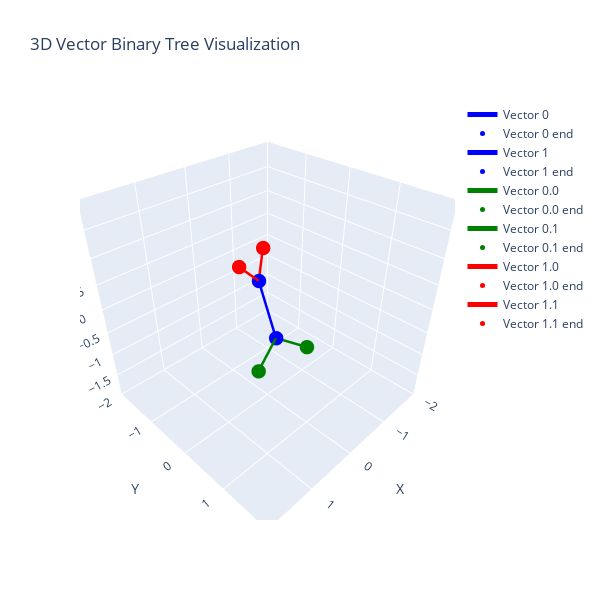

Notebook source saved alongside this figure:
### Code cell
import torch
import plotly.graph_objects as go
import numpy as np

# Assuming W_3d is your tensor with shape [3, 6]
# If you don't have this tensor, you can create a random one for testing:
# W_3d = torch.rand(3, 6)

# Convert the tensor to numpy for easier handling
W_3d_np = model_3_3.W.detach().cpu().numpy()[0, ...]
tree_list = tree_3.to_list()

# Create a figure
fig = go.Figure()

# Define colors for each level of the tree
colors = ['blue', 'green', 'red']

# Function to add a vector to the plot
def add_vector(start, end, name, color):
    fig.add_trace(go.Scatter3d(
        x=[start[0], end[0]],
        y=[start[1], end[1]],
        z=[start[2], end[2]],
        mode='lines',
        name=name,
        line=dict(width=5, color=color)
    ))
    fig.add_trace(go.Scatter3d(
        x=[end[0]],
        y=[end[1]],
        z=[end[2]],
        mode='markers',
        name=f'{name} end',
        marker=dict(size=5, color=color)
    ))

# Plot level 1 (parent nodes)
# for i in range(2):
for i in ["0", "1"]:
    start = np.zeros(3)
    end = W_3d_np[:, tree_list.index(i)]
    add_vector(start, end, f'Vector {i}', colors[0])

# Plot level 2 (children of node 0)
parent = W_3d_np[:, tree_list.index("0")]
for i in ["0.0", "0.1"]:
    start = parent
    end = parent + W_3d_np[:, tree_list.index(i)]
    add_vector(start, end, f'Vector {i}', colors[1])

# Plot level 3 (children of node 1)
parent = W_3d_np[:, tree_list.index("1")]
for i in ["1.0", "1.1"]:
    start = parent
    end = parent + W_3d_np[:, tree_list.index(i)]
    add_vector(start, end, f'Vector {i}', colors[2])

# Set layout
fig.update_layout(
    title='3D Vector Binary Tree Visualization',
    scene=dict(
        xaxis=dict(range=[-2, 2], title='X'),
        yaxis=dict(range=[-2, 2], title='Y'),
        zaxis=dict(range=[-2, 2], title='Z'),
        aspectmode='cube'
    ),
    # scene=dict(
    #     xaxis_title='X',
    #     yaxis_title='Y',
    #     zaxis_title='Z',
    #     aspectmode='cube'  # This ensures the 3D space is a cube
    # ),
    showlegend=True,
    width=600, height=600
)

# Show the plot
fig.show()

### Figure 1 — Plotly figure (JSON) as saved in the notebook; plotly's stock layout.template omitted (floating-point values rounded to 4 significant figures)
{"data": [{"line": {"color": "blue", "width": 5}, "mode": "lines", "name": "Vector 0", "type": "scatter3d", "x": [0, -0.002219], "y": [0, 0.2057], "z": [0, -0.4972]}, {"marker": {"color": "blue", "size": 5}, "mode": "markers", "name": "Vector 0 end", "type": "scatter3d", "x": [-0.002219], "y": [0.2057], "z": [-0.4972]}, {"line": {"color": "blue", "width": 5}, "mode": "lines", "name": "Vector 1", "type": "scatter3d", "x": [0, 0.001393], "y": [0, -0.2064], "z": [0, 0.4947]}, {"marker": {"color": "blue", "size": 5}, "mode": "markers", "name": "Vector 1 end", "type": "scatter3d", "x": [0.001393], "y": [-0.2064], "z": [0.4947]}, {"line": {"color": "green", "width": 5}, "mode": "lines", "name": "Vector 0.0", "type": "scatter3d", "x": [-0.002219, 0.4782], "y": [0.2057, 0.256], "z": [-0.4972, -0.9306]}, {"marker": {"color": "green", "size": 5}, "mode": "markers", "name": "Vector 0.0 end", "type": "scatter3d", "x": [0.4782], "y": [0.256], "z": [-0.9306]}, {"line": {"color": "green", "width": 5}, "mode": "lines", "name": "Vector 0.1", "type": "scatter3d", "x": [-0.002219, -0.515], "y": [0.2057, 0.4871], "z": [-0.4972, -0.8328]}, {"marker": {"color": "green", "size": 5}, "mode": "markers", "name": "Vector 0.1 end", "type": "scatter3d", "x": [-0.515], "y": [0.4871], "z": [-0.8328]}, {"line": {"color": "red", "width": 5}, "mode": "lines", "name": "Vector 1.0", "type": "scatter3d", "x": [0.001393, -0.4583], "y": [-0.2064, -0.5705], "z": [0.4947, 0.8049]}, {"marker": {"color": "red", "size": 5}, "mode": "markers", "name": "Vector 1.0 end", "type": "scatter3d", "x": [-0.4583], "y": [-0.5705], "z": [0.8049]}, {"line": {"color": "red", "width": 5}, "mode": "lines", "name": "Vector 1.1", "type": "scatter3d", "x": [0.001393, 0.456], "y": [-0.2064, -0.1782], "z": [0.4947, 0.9654]}, {"marker": {"color": "red", "size": 5}, "mode": "markers", "name": "Vector 1.1 end", "type": "scatter3d", "x": [0.456], "y": [-0.1782], "z": [0.9654]}], "layout": {"height": 600, "scene": {"aspectmode": "cube", "xaxis": {"range": [-2, 2], "title": {"text": "X"}}, "yaxis": {"range": [-2, 2], "title": {"text": "Y"}}, "zaxis": {"range": [-2, 2], "title": {"text": "Z"}}}, "showlegend": true, "title": {"text": "3D Vector Binary Tree Visualization"}, "width": 600}}
